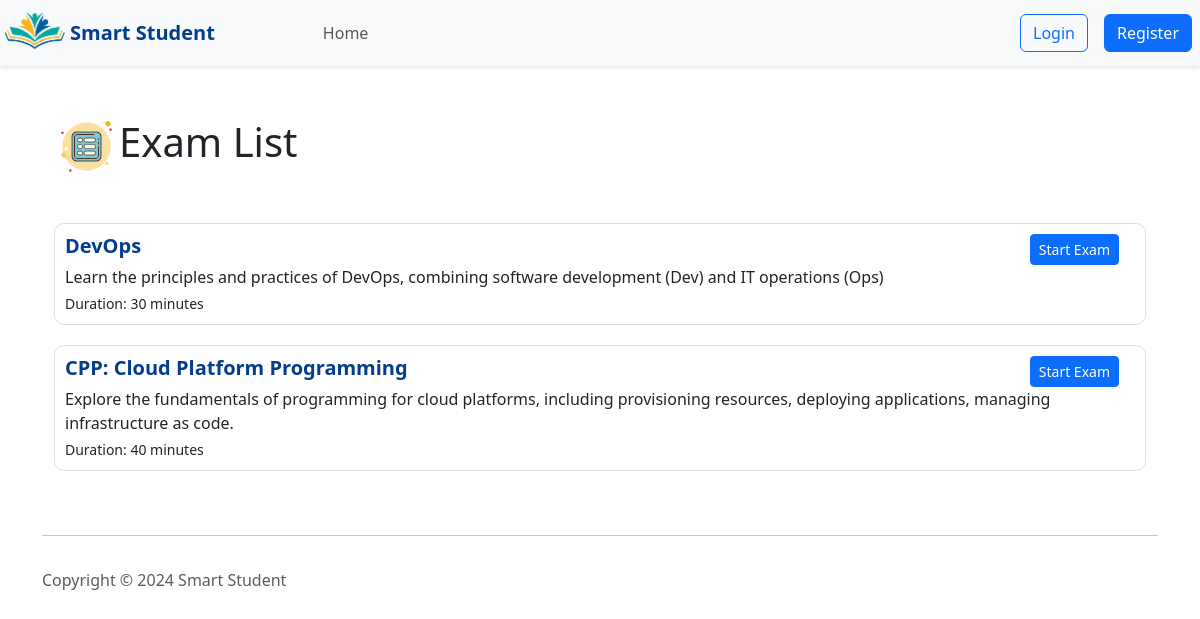
Before: /openExam/ with the older database file.
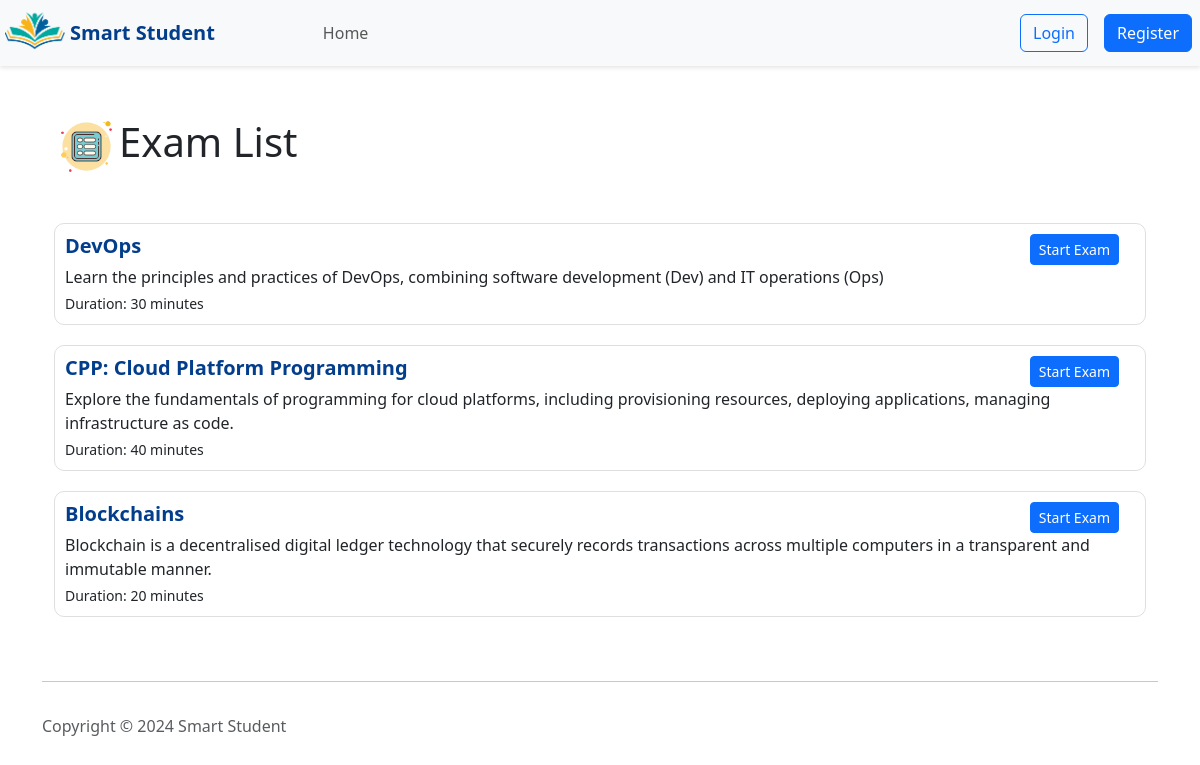
After: the same page with the newer database file.
### pages/models.py (models this page shows)
class Exam(models.Model):
    title = models.CharField(max_length=100)
    description = models.TextField()
    duration = models.IntegerField()
    teacher = models.ForeignKey(User, on_delete=models.CASCADE, related_name='exams')
    visibility = models.BooleanField(default=False)

### pages/views.py (the view)
# urls.py: path('openExam/', studentExamList ,name='studentExamList'),
def studentExamList(request):
    exams = Exam.objects.filter(visibility=True)
    return render(request, 'student/studentExamList.html', {'exams': exams})

### pages/templates/student/studentExamList.html (shortened to what this page needs)
<html>
    <head>
         {% load bootstrap5 %}
  {% bootstrap_css %}
  {% load static %}
  <link rel="stylesheet" href="{% static 'global.css' %}">
    </head>
    <body>
        {% include 'navbar.html' %}
        <div class="container mt-5">
            <div class="container">
                <h1 class="mt-5 mb-4"><img width="65px" src="{% static "images/list.png" %}">Exam List</h1>
                <div class="list-group">
                    {% for exam in exams %}
                    <div class="exam-list">
                        <div class="d-flex justify-content-between">
                            <h5 class="exam-title mb-1">{{ exam.title }}</h5>
                            <div class="d-flex align-items-center">
                                <a href="{% url 'examination' id=exam.id %}" class="btn btn-primary btn-sm mx-3">Start Exam</a>
                            </div>
                        </div>
                        <p class="mb-1">{{ exam.description }}</p>
                        <small>Duration: {{ exam.duration }} minutes</small>
                    </div>
                    {% endfor %}
                </div>
            </div>
        </div>
        {% include 'footer.html' %}
    </body>
</html>

Changed rows visible on the page:
now on this page (row edited): Exam: title "Blockchains", description "Blockchain is a decentralised digital ledger technology that securely records transactions across multiple computers in a transparent and immutable manner.", duration "20"
